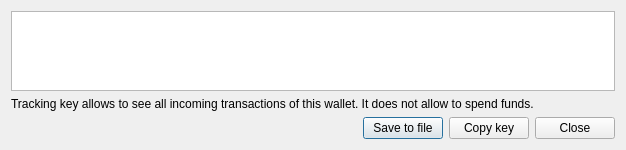
<?xml version="1.0" encoding="UTF-8"?>
<ui version="4.0">
 <class>ExportTrackingKeyDialog</class>
 <widget class="QDialog" name="ExportTrackingKeyDialog">
  <property name="geometry">
   <rect>
    <x>0</x>
    <y>0</y>
    <width>626</width>
    <height>150</height>
   </rect>
  </property>
  <property name="minimumSize">
   <size>
    <width>600</width>
    <height>150</height>
   </size>
  </property>
  <property name="maximumSize">
   <size>
    <width>16777215</width>
    <height>16777215</height>
   </size>
  </property>
  <property name="windowTitle">
   <string>Export tracking key</string>
  </property>
  <property name="windowIcon">
   <iconset resource="../../resources.qrc">
    <normaloff>:/images/cryptonote</normaloff>:/images/cryptonote</iconset>
  </property>
  <layout class="QVBoxLayout" name="verticalLayout">
   <item>
    <layout class="QHBoxLayout" name="horizontalLayout_3">
     <property name="topMargin">
      <number>0</number>
     </property>
     <item>
      <widget class="QTextEdit" name="m_trackingKeyEdit">
       <property name="readOnly">
        <bool>true</bool>
       </property>
       <property name="acceptRichText">
        <bool>false</bool>
       </property>
      </widget>
     </item>
    </layout>
   </item>
   <item>
    <widget class="QLabel" name="label">
     <property name="text">
      <string>Tracking key allows to see all incoming transactions of this wallet. It does not allow to spend funds.</string>
     </property>
    </widget>
   </item>
   <item>
    <layout class="QHBoxLayout" name="horizontalLayout">
     <item>
      <spacer name="horizontalSpacer">
       <property name="orientation">
        <enum>Qt::Horizontal</enum>
       </property>
       <property name="sizeHint" stdset="0">
        <size>
         <width>40</width>
         <height>20</height>
        </size>
       </property>
      </spacer>
     </item>
     <item>
      <widget class="QPushButton" name="m_saveTrackingKeyButton">
       <property name="text">
        <string>Save to file</string>
       </property>
       <property name="icon">
        <iconset resource="../../resources.qrc">
         <normaloff>:/icons/save</normaloff>:/icons/save</iconset>
       </property>
      </widget>
     </item>
     <item>
      <widget class="QPushButton" name="m_copyTrackingKeyButton">
       <property name="text">
        <string>Copy key</string>
       </property>
       <property name="icon">
        <iconset resource="../../resources.qrc">
         <normaloff>:/icons/copy_white</normaloff>:/icons/copy_white</iconset>
       </property>
      </widget>
     </item>
     <item>
      <widget class="QPushButton" name="ClosePushButton">
       <property name="text">
        <string>Close</string>
       </property>
      </widget>
     </item>
    </layout>
   </item>
  </layout>
 </widget>
 <resources>
  <include location="../../resources.qrc"/>
 </resources>
 <connections>
  <connection>
   <sender>ClosePushButton</sender>
   <signal>clicked()</signal>
   <receiver>ExportTrackingKeyDialog</receiver>
   <slot>accept()</slot>
   <hints>
    <hint type="sourcelabel">
     <x>622</x>
     <y>274</y>
    </hint>
    <hint type="destinationlabel">
     <x>333</x>
     <y>149</y>
    </hint>
   </hints>
  </connection>
  <connection>
   <sender>m_copyTrackingKeyButton</sender>
   <signal>clicked()</signal>
   <receiver>ExportTrackingKeyDialog</receiver>
   <slot>copyKey()</slot>
   <hints>
    <hint type="sourcelabel">
     <x>711</x>
     <y>68</y>
    </hint>
    <hint type="destinationlabel">
     <x>419</x>
     <y>44</y>
    </hint>
   </hints>
  </connection>
  <connection>
   <sender>m_saveTrackingKeyButton</sender>
   <signal>clicked()</signal>
   <receiver>ExportTrackingKeyDialog</receiver>
   <slot>saveKeyToFile()</slot>
   <hints>
    <hint type="sourcelabel">
     <x>412</x>
     <y>127</y>
    </hint>
    <hint type="destinationlabel">
     <x>312</x>
     <y>74</y>
    </hint>
   </hints>
  </connection>
 </connections>
</ui>
